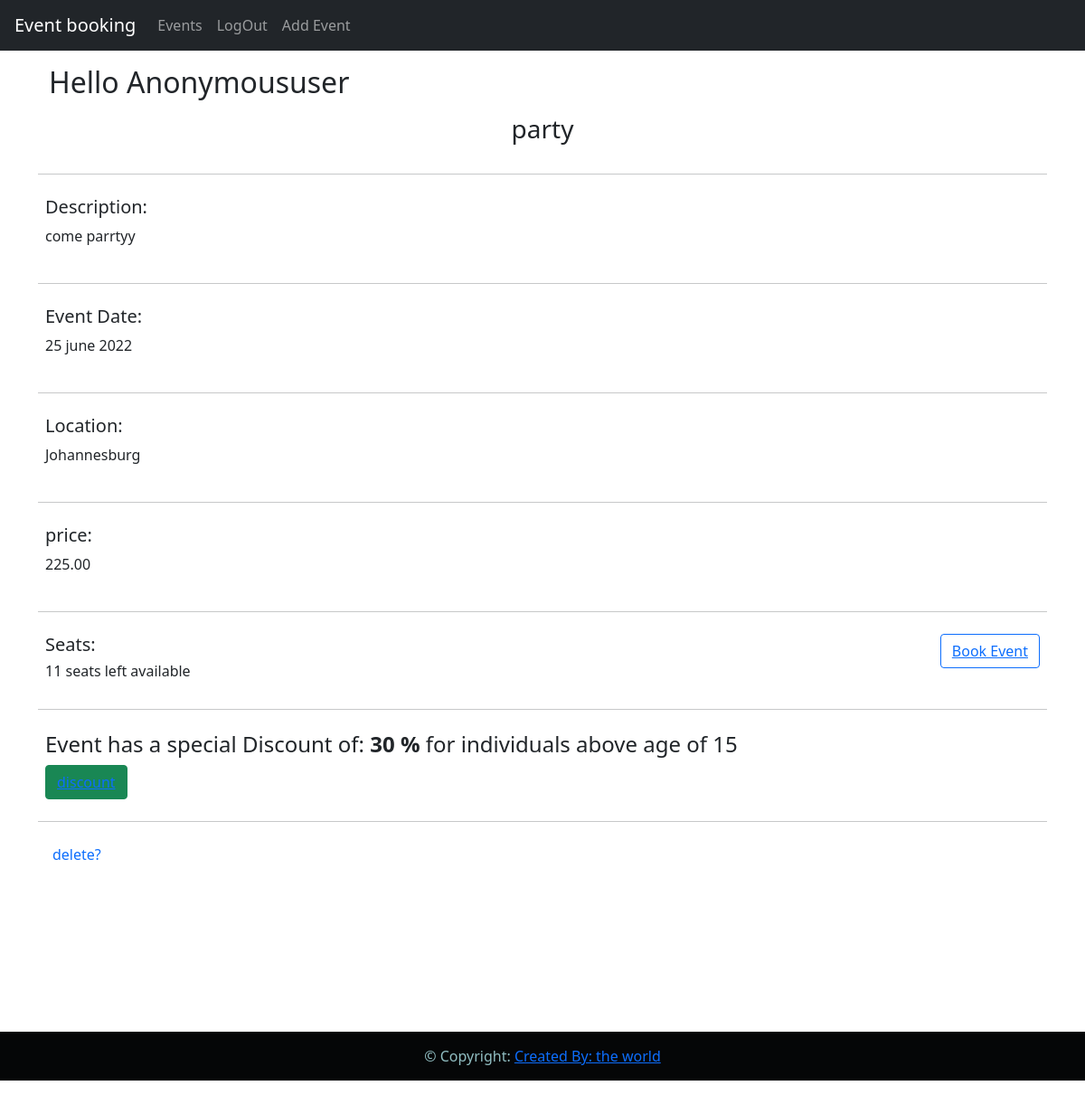
The app's page /events/6/ with its own data.
### main/models.py (models this page shows, shortened)
class Event(models.Model):
    title = models.CharField(max_length=200, null=True, blank=True)
    location = models.ForeignKey(
        Region, on_delete=models.CASCADE, null=True, blank=True)
    price = models.DecimalField(max_digits=8, decimal_places=2)
    seats = models.IntegerField(default=0, null=True)
    description = models.TextField(blank=True, verbose_name='Description')
    booked = models.BooleanField(default=False)
    event_date = models.TextField(max_length=100)
    age_limit = models.IntegerField(null=True)
    guests = models.ManyToManyField(User, through='Guest')
    class Meta:
        ordering = ['booked']

class Region(models.Model):
    title = models.CharField(max_length=255)
    def __str__(self):
        return self.title

class Discount(models.Model):
    discount = models.IntegerField(default=0)
    discount_age = models.IntegerField(default=0)
    event = models.OneToOneField(
        Event, on_delete=models.CASCADE, null=True, blank=True)

### main/views.py (the view)
# urls.py: path('<int:event_id>/', eventdetail, name='detail'),
def eventdetail(request, event_id):
    context = {}
    event = Event.objects.get(pk=event_id)
    context["event"] = event
    return render(request, "main/event_detail.html", context)

### main/templates/main/event_detail.html (shortened to what this page needs)
{% extends 'main/events.html' %}
{% load bootstrap5 %}
{% block content %}
<div class='container text-left'>
    <h2 class='page-header'> Hello {{request.user|title}} </h2>
</div>
<div class="d-flex flex-column bd-highlight ">
    <div class="p-2 bd-highlight justify-content-center"> <h3 class="text-center"> {{event.title}}</h3></div>
    <hr>
    <div class="p-2 bd-highlight"> <h5>Description:</h5> <p>{{event.description}}</p></div>
    <hr>
    <div class="p-2 bd-highlight">
        <h5> Event Date:</h5>
        <p>{{event.event_date}}</p>
    </div>
    <hr>
    <div class="p-2 bd-highlight">
        <h5>Location:</h5>
        <p>{{event.location}}</p>
    </div>
    <hr>
    <div class="p-2 bd-highlight">
        <h5>price:</h5>
        <p>{{event.price}}</p>
    </div>
    <hr>
    <div class="d-flex justify-content-between">
        <div class="p-2 bd-highlight">
            <h5>Seats:</h5>
            <h6>{{event.seats}} seats left available</h6>
        </div>
        {% if user in event.guests.all %}
        {%for message in messages%}
        <h5>
            {{message}}
        </h5>
        {%endfor%}
        <div class="p-2 bd-highlight">
            <button type="button" class="btn btn-outline-primary"> <a href="{% url 'main:unbook' event.id %}">UnBook Event</a></button>
        </div>
        {%else%}
        <div class="p-2 bd-highlight">
            <button type="button" class="btn btn-outline-primary"> <a href="{% url 'main:book' event.id %}">Book
                    Event</a></button>
        </div>
    </div> <hr>
    {% if event.discount %}
    <div class="p-2 bd-highlight">
        <h4>Event has a special Discount of: <b> {{event.discount.discount}} %</b> for individuals above age of
            {{event.discount.discount_age}} </h4>
        <button type="button" class="btn btn-success"> <a href="{% url 'main:discount' event.id %}"> discount</a></button>
    </div>
    {%endif%}
    <hr>
    {%endif%}
</div>
<a href="{% url 'main:eventdelete' event.id %}" class='nav-link'> delete? </a>
{% endblock content %}

### records on screen
Event: title "party", description "come parrtyy", event_date "25 june 2022", location "Johannesburg", price "225.00", seats "11", discount.discount "30", discount.discount_age "15"

### other values on screen
{{ request.user|title }} "Anonymoususer"
